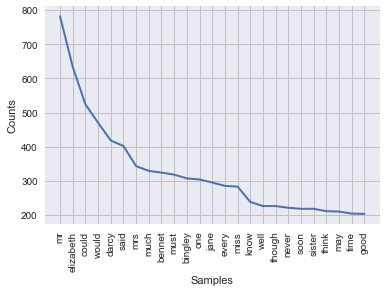

Source code (Python):
import re
from bs4 import BeautifulSoup 
import requests
from nltk.tokenize import RegexpTokenizer
import seaborn as sns



def plot_word_freq(url):
    """Takes a url (from Project Gutenberg) and plots a word frequency
    distribution"""
    # Make the request and check object type
    r = requests.get(url)
    # Extract HTML from Response object and print
    html = r.text
    # Create a BeautifulSoup object from the HTML
    soup = BeautifulSoup(html, "html5lib")
    # Get the text out of the soup and print it
    text = soup.get_text()
    # Create tokenizer
    tokenizer = RegexpTokenizer('\w+')
    # Create tokens
    tokens = tokenizer.tokenize(text)
    # Initialize new list
    words = []
    # Loop through list tokens and make lower case
    for word in tokens:
        words.append(word.lower())
    # Get English stopwords and print some of them
    sw = nltk.corpus.stopwords.words('english')
    # Initialize new list
    words_ns = []
    # Add to words_ns all words that are in words but not in sw
    for word in words:
        if word not in sw:
            words_ns.append(word)
    # Create freq dist and plot
    freqdist1 = nltk.FreqDist(words_ns)
    print(freqdist1.plot(25))
    
plot_word_freq('https://www.gutenberg.org/files/42671/42671-h/42671-h.htm')
    
